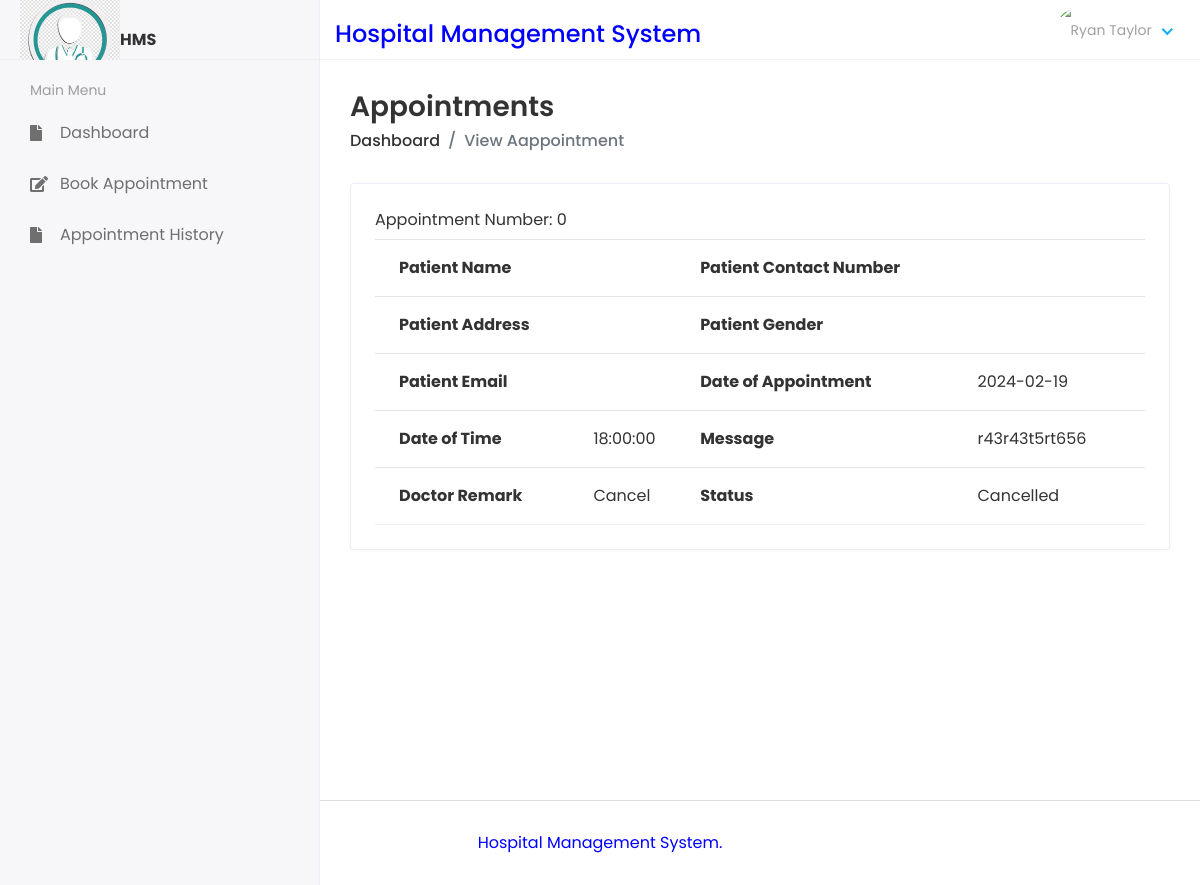
The page /DoctorPatientAppointmentDetails/1 on the database its author committed.
### dasapp/models.py (models this page shows)
class Appointment(models.Model):
    appointmentnumber = models.IntegerField(default=0)
    spec_id = models.ForeignKey(Specialization, on_delete=models.CASCADE,default=0)
    pat_id = models.ForeignKey(PatientReg, on_delete=models.CASCADE,default=0)
    date_of_appointment = models.CharField(max_length=250)
    time_of_appointment = models.CharField(max_length=250)
    doctor_id = models.ForeignKey(DoctorReg, on_delete=models.CASCADE)
    additional_msg = models.TextField(blank=True)
    remark = models.CharField(max_length=250,default=0)
    status = models.CharField(default=0,max_length=200)
    created_at = models.DateTimeField(auto_now_add=True)
    updated_at = models.DateTimeField(auto_now=True)

### docappsystem/docviews.py (the view)
# urls.py: path('DoctorPatientAppointmentDetails/<str:id>', docviews.Patient_Appointment_Details, name='patientappointmentdetails'),
def Patient_Appointment_Details(request,id):
    patientdetails=Appointment.objects.filter(id=id)
    context={'patientdetails':patientdetails
    }
    return render(request,'doc/patient_appointment_details.html',context)

### templates/doc/patient_appointment_details.html (shortened to what this page needs)
{% extends 'base.html' %}
{% block content %}
<div class="content container-fluid">
    <div class="page-header">
    <div class="row align-items-center">
    <div class="col">
    <h3 class="page-title">Appointments</h3>
    <ul class="breadcrumb">
    <li class="breadcrumb-item"><a href="{% url 'doctor_home' %}">Dashboard</a></li>
    <li class="breadcrumb-item active">View Aappointment</li>
    </ul>
    </div>
    </div>
    </div>
    <div class="row">
    <div class="col-sm-12">
    <div class="card card-table">
    <div class="card-body">
    <div class="table-responsive">
    <table class="table table-hover table-center mb-0 datatable">
      {% for i in patientdetails %}
      <tr><label style="font-size: medium;text-align: center;">Appointment Number: {{i.appointmentnumber}}</label></tr>
        <tr>
            <th>Patient Name</th>
            <td>{{i.pat_id.admin.first_name}} {{i.pat_id.admin.last_name}}</td>
            <th>Patient Contact Number</th>
            <td>{{i.pat_id.mobilenumber}}</td>
          </tr>
          <tr>
            <th>Patient Address</th>
            <td>{{i.pat_id.address}}</td>
            <th>Patient Gender</th>
            <td>{{i.pat_id.gender}}</td>
          </tr>
          <tr>
            <th>Patient Email</th>
            <td>{{i.pat_id.admin.email}}</td>
            <th>Date of Appointment</th>
            <td>{{i.date_of_appointment}}</td>
          </tr>
          <tr>
            <th>Date of Time</th>
            <td>{{i.time_of_appointment}}</td>
            <th>Message</th>
            <td>{{i.additional_msg}}</td>
          </tr>
          <tr>
            {% if i.status == '0' %}
            <th>Doctor Remark</th>
            <td>Not Updatet Yet</td>
            {% else %}
            <tr>
            <th>Doctor Remark</th>
            <td>{{ i.remark}}</td>{% endif %}
              {% if i.status == '0' %}
              <th>Staus</th>
              <td>Not Updatet Yet</td>
              {% else %}
              <th>Status</th>
              <td>{{ i.status}}</td> {% endif %}
              </tr>
    </table>
                          {% endfor %}
                        </div>
    </div>
    </div>
    </div>
    </div>
    </div>
    </div>
{% endblock %}

### static/assets/css/style.css (style rules this page uses)
html { height: 100%; }
body { background-color: #fff; color: #333; font-family: 'Poppins', sans-serif; font-size: 1rem; height: 100%; line-height: 1.5; overflow-x: hidden; }
h1, h2, h3, h4, h5, h6 { font-family: 'Poppins', sans-serif; margin-top: 0; }
a { color: #009ce7; }
input, button, a { transition: all 0.4s ease; -moz-transition: all 0.4s ease; -o-transition: all 0.4s ease; -ms-transition: all 0.4s ease; -webkit-transition: all 0.4s ease; }
ul, ol { padding: 0px; list-style: none; }
.table { color: #333; max-width: 100%; margin-bottom: 0; width: 100%; }
.table.no-border > tbody > tr > td, .table > tbody > tr > th, .table.no-border > tfoot > tr > td, .table.no-border > tfoot > tr > th, .table.no-border > thead > tr > td, .table.no-border > thead > tr > th { border-top: 0; padding: 10px 8px; }
.table tbody tr { border-bottom: 1px solid rgba(0, 0, 0, 0.05); }
.table.table-center td, .table.table-center th { vertical-align: middle; }
.card-table .card-body .table tr td:first-child, .card-table .card-body .table tr th:first-child { padding-left: 1.5rem; }
.card-table .card-body .table tr td:last-child, .card-table .card-body .table tr th:last-child { padding-right: 1.5rem; }
.card-table .table td, .card-table .table th { border-top: 1px solid #e2e5e8; padding: 1rem 0.75rem; white-space: nowrap; }
.card { border: 1px solid #ececf5; box-shadow: 0 1px 3px 0 rgba(0, 0, 0, 0.03); margin-bottom: 1.875rem; }
.card-body { padding: 1.5rem; }
.page-wrapper > .content { padding: 1.875rem 1.875rem 0; }
.page-header { margin-bottom: 1.875rem; }
.page-header .breadcrumb { background-color: transparent; color: #6c757d; font-size: 1rem; font-weight: 500; margin-bottom: 0; padding: 0; }
.page-header .breadcrumb a { color: #333; }
.page-title { font-size: 28px; font-weight: 600; color: #333; margin-bottom: 5px; }

### rows shown on the page
Appointment: appointmentnumber "0", date_of_appointment "2024-02-19", time_of_appointment "18:00:00", additional_msg "r43r43t5rt656", remark "Cancel", status "Cancelled"
